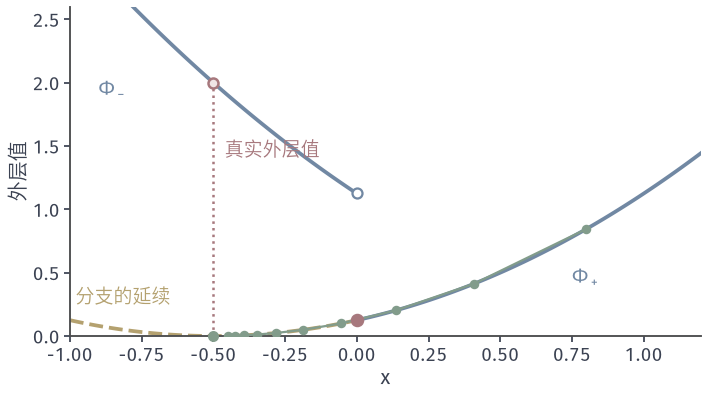

Here is the Python script that generated this plot:
from pathlib import Path
import sys
sys.path.insert(0, str(Path(__file__).resolve().parents[1]/"bilevel-common"))
from bilevel_core import *
# F=.5(y-.5)^2. Phi_+=.5(x+.5)^2, Phi_-=.5(x-1.5)^2. Warm-started outer GD along + branch, eta=.3, x0=.8.
fig, ax = figure(width_mm=100, height_mm=56)
Pp = lambda x: .5*(x+.5)**2; Pm = lambda x: .5*(x-1.5)**2
a = np.linspace(0,1.2,100); b=np.linspace(-1,0,100)
ax.plot(a,Pp(a),color=BLUE,lw=1.5); ax.plot(b,Pm(b),color=BLUE,lw=1.5)
ax.plot(b,Pp(b),color=YELLOW,lw=1.5,ls='--')
xs=[.8]
for t in range(18): xs.append(xs[-1]-.3*(xs[-1]+.5))
xs=np.array(xs)
ax.plot(xs[:10],Pp(xs[:10]),'o-',color=GREEN,ms=2.8,lw=.9,zorder=5)
ax.plot([-.5],[0],'o',color=GREEN,ms=3.4,zorder=6,clip_on=False)
ax.plot([-.5,-.5],[0,2],color=RED,lw=1,ls=':',zorder=4)
ax.plot([-.5],[2],'o',color=RED,mfc=RED_FILL,mec=RED,ms=4,zorder=6)
ax.plot([0],[1/8],'o',color=RED,ms=4.4,zorder=7)
ax.plot([0],[9/8],'o',mfc='white',mec=BLUE,mew=.9,ms=4,zorder=6)
ax.text(.75,.42,r'$\Phi_+$',color=BLUE)
ax.text(-.9,1.95,r'$\Phi_-$',color=BLUE,va='center')
ax.text(-.98,.26,'分支的延续',color=YELLOW,fontsize=7.5)
ax.text(-.46,1.42,'真实外层值',color=RED,fontsize=7.5)
clean(ax,(-1,1.2),(0,2.6),'$x$','外层值')
save(fig, Path(__file__).resolve().parent, 'figure', {'eta':.3,'x0':.8})
